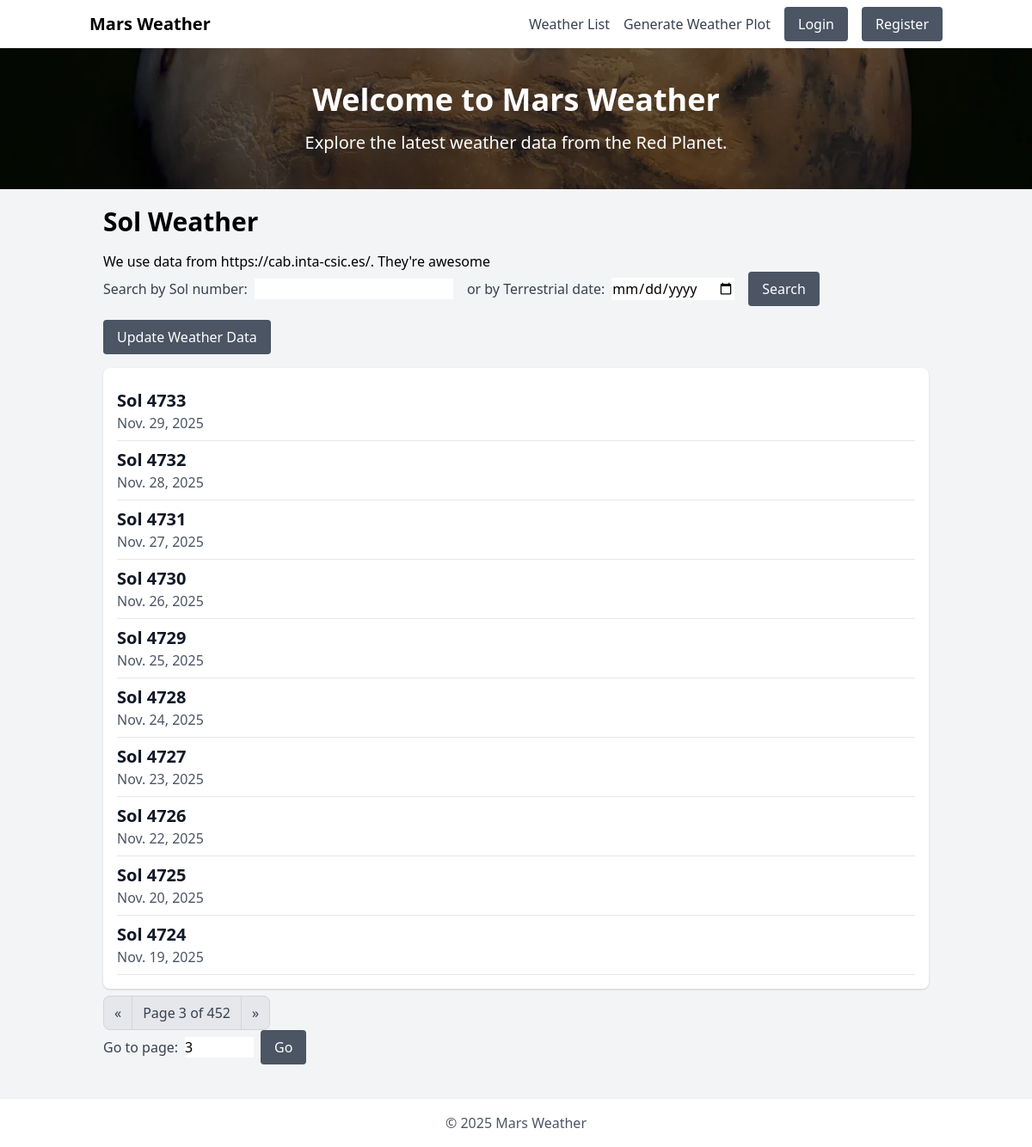
/list?page=3, run on the app's committed database.
### weather/models.py (models this page shows, shortened)
class Weather(models.Model):
    orig_id = models.IntegerField()
    terrestrial_date = models.DateField()
    sol = models.IntegerField(unique=True)
    ls = models.IntegerField(null=True)
    season = models.CharField(max_length=20, null=True)
    min_temp = models.IntegerField(null=True)
    max_temp = models.IntegerField(null=True)
    pressure = models.IntegerField(null=True)
    pressure_string = models.CharField(max_length=100, null=True)
    abs_humidity = models.CharField(max_length=100, null=True)
    wind_speed = models.CharField(max_length=20, null=True)
    wind_direction = models.CharField(max_length=100, null=True)
    atmo_opacity = models.CharField(max_length=20, null=True)
    sunrise = models.CharField(max_length=6)
    sunset = models.CharField(max_length=6)
    local_uv_irradiance_index = models.CharField(max_length=20, null=True)
    min_gts_temp = models.IntegerField(null=True)
    max_gts_temp = models.IntegerField(null=True)
    source = models.CharField(max_length=100, default='inta-csic')
    def get_absolute_url(self):
        return reverse("weather:weather_detail", args=[self.sol])
    class Meta:
        ordering = ('-sol',)

### weather/views.py (the view)
# urls.py: path('list', views.weather_list, name='weather_list'),
def weather_list(request):
    sol_query = request.GET.get('sol')
    date_query = request.GET.get('terrestrial_date')
    if sol_query:
        soles = Weather.objects.filter(sol=sol_query)
    elif date_query:
        soles = Weather.objects.filter(terrestrial_date=date_query)
    else:
        soles = Weather.objects.all()
    paginator = Paginator(soles, 10)  # Show 10 sols per page
    page_number = request.GET.get('page')
    try:
        page_obj = paginator.page(page_number)
    except PageNotAnInteger:
        page_obj = paginator.page(1)
    except EmptyPage:
        page_obj = paginator.page(paginator.num_pages)
    return render(request, 'weather/weather_list.html', {'soles': soles, 'page_obj': page_obj})

### weather/templates/weather/weather_list.html (shortened to what this page needs)
{% extends 'base.html' %}
{% block content %}
<div class="container mx-auto mt-5">
    <h1 class="text-3xl font-bold mb-4">Sol Weather</h1>
    <p>We use data from <a href="https://cab.inta-csic.es/" class="text-orange-600">https://cab.inta-csic.es/</a>. They're awesome</p>
    <form method="get" action="" class="flex items-center mb-4 space-x-4">
        <div class="flex items-center space-x-2">
            <label for="sol_search" class="text-gray-700">Search by Sol number:</label>
            <input type="number" id="sol_search" name="sol" class="form-input" value="{{ request.GET.sol }}">
        </div>
        <div class="flex items-center space-x-2">
            <label for="date_search" class="text-gray-700">or by Terrestrial date:</label>
            <input type="date" id="date_search" name="terrestrial_date" class="form-input" value="{{ request.GET.terrestrial_date }}">
        </div>
        <button type="submit" class="bg-gray-600 text-white px-4 py-2 rounded">Search</button>
    </form>
    <form method="post" action="{% url 'weather:update_weather_data' %}" class="mb-4">
        <button type="submit" class="bg-gray-600 text-white px-4 py-2 rounded">Update Weather Data</button>
    </form>
    {% if page_obj %}
        <div class="bg-white shadow rounded-lg p-4">
            {% for sol in page_obj %}
                <a href="{{ sol.get_absolute_url }}" class="block border-b border-gray-200 py-2 hover:bg-gray-100">
                    <h5 class="text-xl font-bold text-gray-900">Sol {{ sol.sol }}</h5>
                    <p class="text-gray-600">{{ sol.terrestrial_date }}</p>
                </a>
            {% endfor %}
        </div>
    {% else %}
        <p>No results found for the given Sol number or Terrestrial date.</p>
        {% if request.GET.sol or request.GET.terrestrial_date %}
            <a href="{% url 'weather:weather_list' %}" class="text-orange-600 mt-3 inline-block">Back to full list</a>
        {% endif %}
    {% endif %}
    {% include 'pagination.html' with page=page_obj %}
</div>
{% endblock content %}

### data on the page
Weather: sol "4733", terrestrial_date "Nov. 29, 2025"
Weather: sol "4732", terrestrial_date "Nov. 28, 2025"
Weather: sol "4731", terrestrial_date "Nov. 27, 2025"
Weather: sol "4730", terrestrial_date "Nov. 26, 2025"
Weather: sol "4729", terrestrial_date "Nov. 25, 2025"
Weather: sol "4728", terrestrial_date "Nov. 24, 2025"
Weather: sol "4727", terrestrial_date "Nov. 23, 2025"
Weather: sol "4726", terrestrial_date "Nov. 22, 2025"
Weather: sol "4725", terrestrial_date "Nov. 20, 2025"
Weather: sol "4724", terrestrial_date "Nov. 19, 2025"

### other printed values
{{ page.number }} "3"
{{ page.paginator.num_pages }} "452"
